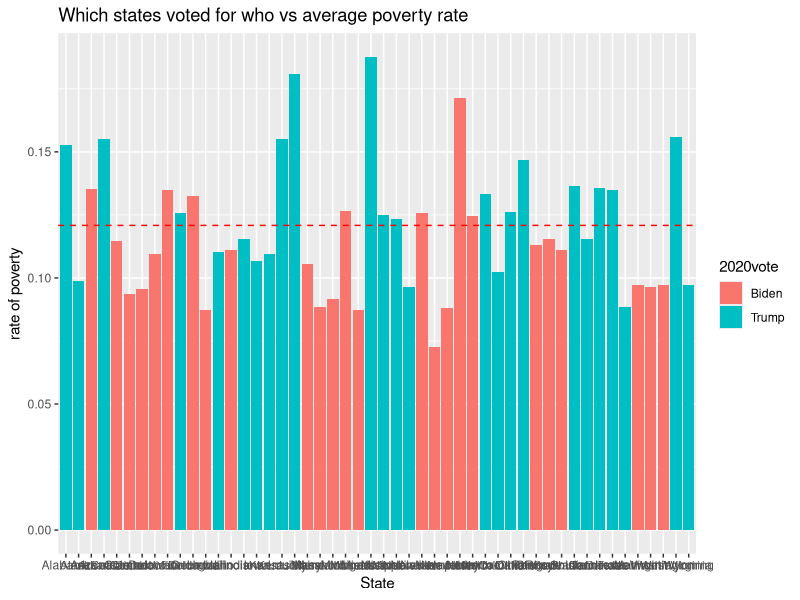

This figure's R source:
library(tidyverse)
library(stringr)
library(utils)
library(dplyr)
library(readr)
statepopandvote <- read_csv("statepopandvote.csv")
View(statepopandvote)
PovertyEstimates <- read_csv("PovertyEstimates.csv")
View(PovertyEstimates)
PovertyEstimates <- left_join(PovertyEstimates,statepopandvote,by = c("Area_name" = "State"))
PovertyEstimates <-PovertyEstimates %>%
  select(Area_name, POVALL_2019, `2018 Population`, `2020vote`)
PovertyEstimates$popdivpoverty <- (PovertyEstimates$POVALL_2019 / PovertyEstimates$`2018 Population`)
3.500636e+07/2.896963e+08
averagepov=0.1208381
p<-ggplot(data=PovertyEstimates, aes(x=Area_name, y=popdivpoverty, fill=`2020vote`)) +
  
  geom_bar(stat="identity")+  labs(x = "State",
                                   y = "rate of poverty",title = "Which states voted for who vs average poverty rate")+
  
  geom_hline(yintercept=0.1208381, linetype="dashed", color = "red")

p